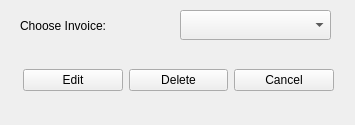
<?xml version="1.0" encoding="UTF-8"?>
<ui version="4.0">
 <class>ChooseInvoiceWindow</class>
 <widget class="QWidget" name="ChooseInvoiceWindow">
  <property name="geometry">
   <rect>
    <x>0</x>
    <y>0</y>
    <width>355</width>
    <height>125</height>
   </rect>
  </property>
  <property name="windowTitle">
   <string>Choose Invoice</string>
  </property>
  <widget class="QComboBox" name="comboBox">
   <property name="geometry">
    <rect>
     <x>180</x>
     <y>10</y>
     <width>151</width>
     <height>30</height>
    </rect>
   </property>
  </widget>
  <widget class="QLabel" name="label">
   <property name="geometry">
    <rect>
     <x>20</x>
     <y>10</y>
     <width>141</width>
     <height>31</height>
    </rect>
   </property>
   <property name="text">
    <string>Choose Invoice:</string>
   </property>
  </widget>
  <widget class="QWidget" name="horizontalLayoutWidget">
   <property name="geometry">
    <rect>
     <x>23</x>
     <y>40</y>
     <width>311</width>
     <height>80</height>
    </rect>
   </property>
   <layout class="QHBoxLayout" name="horizontalLayout">
    <item>
     <widget class="QPushButton" name="edit_btn">
      <property name="text">
       <string>Edit</string>
      </property>
     </widget>
    </item>
    <item>
     <widget class="QPushButton" name="del_btn">
      <property name="text">
       <string>Delete</string>
      </property>
     </widget>
    </item>
    <item>
     <widget class="QPushButton" name="cancel_btn">
      <property name="text">
       <string>Cancel</string>
      </property>
     </widget>
    </item>
   </layout>
  </widget>
 </widget>
 <resources/>
 <connections/>
</ui>
